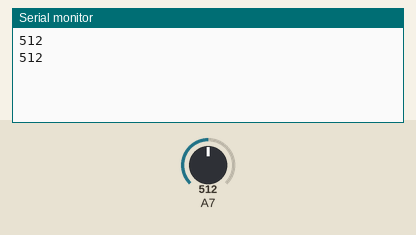
The sketch below on a simulated Arduino Mega 2560, built with avr-gcc and run on an emulated ATmega2560. Parts: the last lines printed to the serial monitor. Inputs (shaded band) come from the test bench; at power-on: A7 = 512.

Above: at 2.8 s.
2.9 s: A7 set to 716
At 5.1 s:
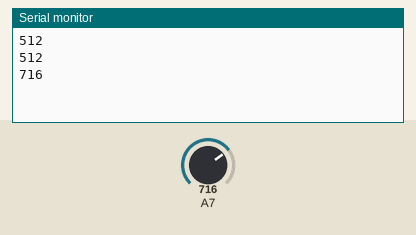
5.6 s: A7 set to 900
At 6.6 s:
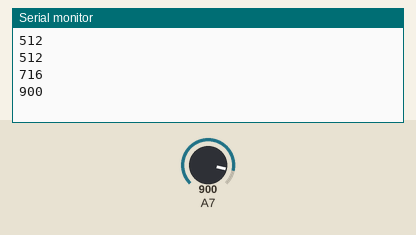
Timing chart, 0 to 8.6 s (numbered marks = the images above; inputs shaded):
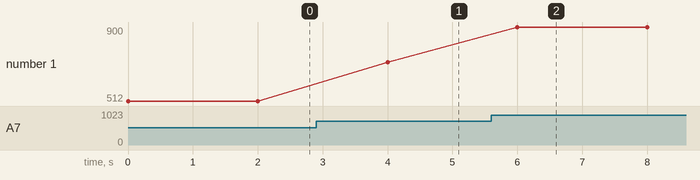

The sketch:

HallAnalog.ino
```cpp
int SENSOR;
void setup() {
  pinMode(SENSOR,INPUT);
  Serial.begin(9600);
}

void loop() {
  Serial.println(analogRead(39));
  delay(2000);
}
```

Measured:
- after the input at 2.9 s, the serial monitor: prints a new line after 1.1 s (image 1)
- after the input at 5.6 s, the serial monitor: prints a new line after 0.40 s (image 2)
- plotted number 1: 512 → 716 after the input at 2.9 s, 716 → 900 after the input at 5.6 s
